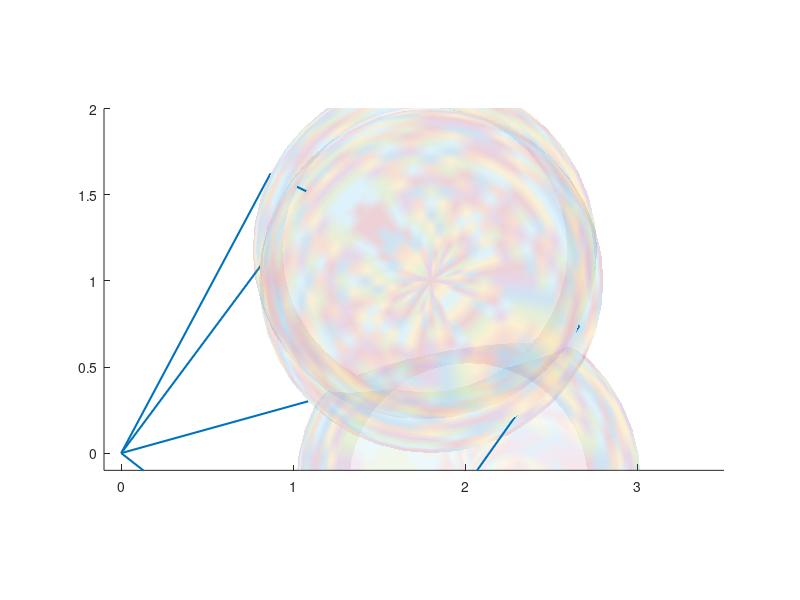

Write the MATLAB code that produced this figure.
function spherepictures
%% CUBE %%
xL=0.3; xR=1.0
yL=0.3; yR=1.0;
zL=1.1; zR=1.7;
% sphere %%
xc=1.8,yc=1,zc=1 %% coordinates of the center
% direction of g
%gu=1;gv=-1;gw=0.5
gu=1.7;gv=-0.3;gw=0.5
gu=gu/sqrt(gu^2+gv^2+gw^2)/1.1;gv=gv/sqrt(gu^2+gv^2+gw^2)/1.1;gw=gw/sqrt(gu^2+gv^2+gw^2)/1.1;
xiu=xc+gu;xiv=yc+gv;xiw=zc+gw;
xi1u=xc-gu;xi1v=yc-gv;xi1w=zc-gw;
%
%%% DRAWING 
figure(1)
hold on
hidden on
%% The sphere
[x,y,z]=sphere(40);
c = (x-0.5).^2+(y+.5).^2;
%chi = recsupp(x+xc,y+yc,z+zc,xL,xR,yL,yR,zL,zR);
h=surf(x+xc,y+yc,z+zc,c);
axis equal
%colormap(hsv(128))
colormap(lines(128))
set(h, 'AlphaDataMapping','none','FaceAlpha',0.1)
%set(h, 'AlphaDataMapping','none','FaceAlpha','interp','AlphaData',chi)
set(h, 'EdgeAlpha', 0.5, 'Facecolor', 'interp')
set(gca, 'XLim', [-0.1 3.5], 'YLim', [-0.1 2], 'ZLim', [-0.1 2]);  
%%% The cube
%[vert, fac]=make_rect(xL,xR,yL,yR,zL,zR);
%patch('Faces',fac,'Vertices',vert,'FaceAlpha',0.1,'FaceColor','c','EdgeColor','w', 'EdgeAlpha', 1.0, 'LineWidth', 2 )
%%% The vectors
line([0.0 xiu], [0.0 xiv], [0.0 xiw],'LineWidth', 1.5)
line([0.0 xi1u], [0.0 xi1v], [0.0 xi1w],'LineWidth', 1.5)
line([xiu xi1u], [xiv xi1v], [xiw xi1w],'LineWidth', 1.5)
%%%%% ADD SOME MORE BALLSSSSSW
% direction of g
gu=3.0;gv=-.5;gw=-0.0
gu=gu/sqrt(gu^2+gv^2+gw^2)/1.1; gv=gv/sqrt(gu^2+gv^2+gw^2)/1.1; gw=gw/sqrt(gu^2+gv^2+gw^2)/1.1;
xi1u=xiu-2*gu;xi1v=xiv-2*gv;xi1w=xiw-2*gw;
xc=(xi1u+xiu)/2,yc=(xi1v+xiv)/2,zc=(xi1w+xiw)/2;
% the ball:
%% The sphere
[x,y,z]=sphere(40);
c = (x-0.7).^2+(y+.3).^2;
%chi = recsupp(x+xc,y+yc,z+zc,xL,xR,yL,yR,zL,zR);
h=surf(x+xc,y+yc,z+zc,c);
colormap(lines(128))
set(h, 'AlphaDataMapping','none','FaceAlpha',0.1)
set(h, 'EdgeAlpha', 0.5, 'Facecolor', 'interp')
%Vectors
line([0.0 xi1u], [0.0 xi1v], [0.0 xi1w],'LineWidth', 1.5)
line([xiu xi1u], [xiv xi1v], [xiw xi1w],'LineWidth', 1.5)
% direction of g
gu=10;gv=10;gw=0.2
gu=gu/sqrt(gu^2+gv^2+gw^2)/1.1;gv=gv/sqrt(gu^2+gv^2+gw^2)/1.1;gw=gw/sqrt(gu^2+gv^2+gw^2)/1.1;
xi1u=xiu-2*gu;xi1v=xiv-2*gv;xi1w=xiw-2*gw;
xc=(xi1u+xiu)/2,yc=(xi1v+xiv)/2,zc=(xi1w+xiw)/2;
% the ball:
%% The sphere
[x,y,z]=sphere(40);
c = (x-0.7).^2+(y+.3).^2;
%chi = recsupp(x+xc,y+yc,z+zc,xL,xR,yL,yR,zL,zR);
h=surf(x+xc,y+yc,z+zc,c);
colormap(lines(128))
set(h, 'AlphaDataMapping','none','FaceAlpha',0.1)
set(h, 'EdgeAlpha', 0.5, 'Facecolor', 'interp')
%Vectors
line([0.0 xi1u], [0.0 xi1v], [0.0 xi1w],'LineWidth', 1.5)
line([xiu xi1u], [xiv xi1v], [xiw xi1w],'LineWidth', 1.5)



hold off



function chi = recsupp(x,y,z,xL,xR,yL,yR,zL,zR)

chi=zeros(size(x));

[n,m]=size(x);
for j=1:m
    for i=1:n
        if ((x(i,j)>xL) & (x(i,j)<xR) & (y(i,j)>yL) & (y(i,j)<yR) & (z(i,j)>zL) & (z(i,j)<zR)) 
        chi(i,j)=0.8;
        else
        chi(i,j)=0.2;
        end 
    end 
end    

function [v,f]=make_rect(xl,xr,yl,yr,zl,zr)
v=[xl,yl,zl;xl,yl,zr;xl,yr,zl;xl,yr,zr; xr,yl,zl;xr,yl,zr;xr,yr,zl;xr,yr,zr];
%f=[1 2 6 5; 1 3 4 2; 3 4 8 7; 6 8 7 5; 1 3 7 5; 2 4 8 6];
f=[1 2 6 5; 1 3 4 2; 3 4 8 7; 6 8 7 5; 1 3 7 5; 2 4 8 6; 5 7 8 6;1 3 7 5];
%f=[1 2 6 5; 1 3 4 2; 1 3 7 5 ]
%f=[3 4 8 7; 1 3 7 5 ]
